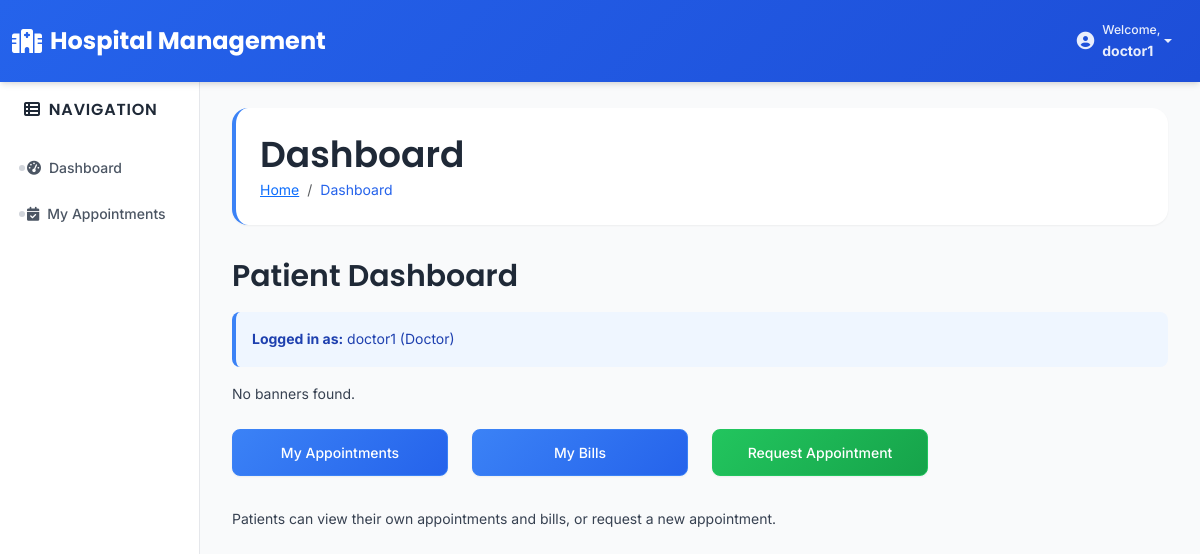
/patients/dashboard/ (signed in), run on an earlier commit of the app's database.
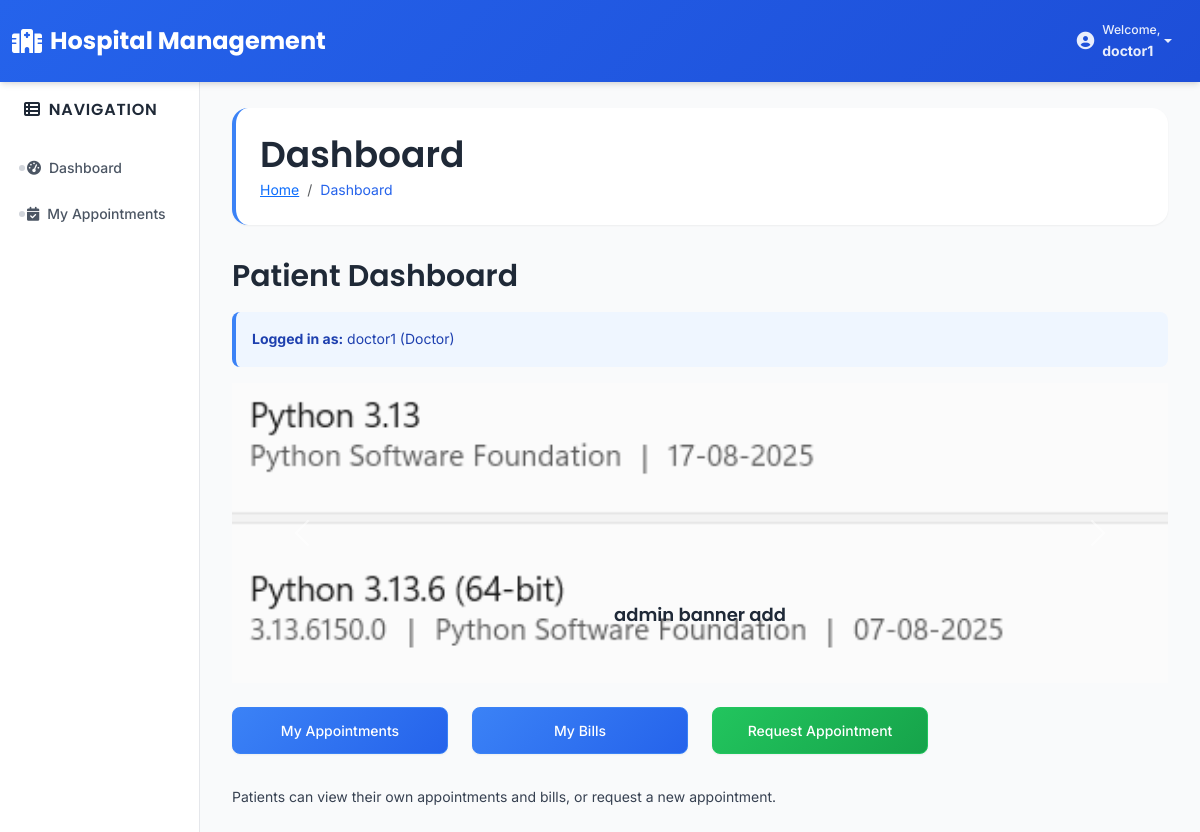
And on a later commit of the database.
### patients/models.py (models this page shows, shortened)
class Banner(models.Model):
    title = models.CharField(max_length=100)
    image = models.ImageField(upload_to='banners/')
    created_at = models.DateTimeField(auto_now_add=True)

### patients/views.py (the view)
# urls.py: path('dashboard/', views.patient_dashboard, name='patient_dashboard'),  # /patients/dashboard/
@login_required
def patient_dashboard(request):
    banners = Banner.objects.all().order_by('-created_at')
    return render(request, 'accounts/dashboards/patient_dashboard.html', {'banners': banners})

### templates/accounts/dashboards/patient_dashboard.html (shortened to what this page needs)
{% extends 'base.html' %}
{% load static %}
{% block content %}
<h2>Patient Dashboard</h2>
<div class="alert alert-info">
    <strong>Logged in as:</strong>
    {% if user.username %}
    {{ user.username }}
    {% elif user.email %}
    {{ user.email }}
    {% else %}
    {{ user.get_full_name|default:user.id }}
    {% endif %}
    ({{ user.role|title }})
</div>
<section class="hero">
  {% if banners %}
  <div id="bannerCarousel" class="carousel slide" data-bs-ride="carousel">
    <div class="carousel-inner">
      {% for banner in banners %}
      <div class="carousel-item {% if forloop.first %}active{% endif %}">
        <img src="{{ banner.image.url }}" class="d-block w-100" alt="{{ banner.title|default:'Hospital Banner' }}" style="max-height:300px; object-fit:cover;">
        {% if banner.title %}
        <div class="carousel-caption d-none d-md-block">
          <h5>{{ banner.title }}</h5>
        </div>
        {% endif %}
      </div>
      {% endfor %}
    </div>
    <button class="carousel-control-prev" type="button" data-bs-target="#bannerCarousel" data-bs-slide="prev">
      <span class="carousel-control-prev-icon" aria-hidden="true"></span>
    </button>
    <button class="carousel-control-next" type="button" data-bs-target="#bannerCarousel" data-bs-slide="next">
      <span class="carousel-control-next-icon" aria-hidden="true"></span>
    </button>
  </div>
  {% else %}
    <p>No banners found.</p>
  {% endif %}
</section>
<div class="row mt-4">
    <div class="col-md-3 mb-3">
        <a href="{% url 'appointments:appointment_list' %}" class="btn btn-primary w-100">My Appointments</a>
    </div>
    <div class="col-md-3 mb-3">
        <a href="{% url 'billing:bill_list' %}" class="btn btn-primary w-100">My Bills</a>
    </div>
    <div class="col-md-3 mb-3">
        <a href="{% url 'appointments:request_appointment' %}" class="btn btn-success w-100">Request Appointment</a>
    </div>
</div>
<p class="mt-3">Patients can view their own appointments and bills, or request a new appointment.</p>
{% endblock %}

What changed in the data, as far as the page shows it:
added Banner: image (picture), title "admin banner add"
Also different on the page:
text no longer shown: "No banners found."
